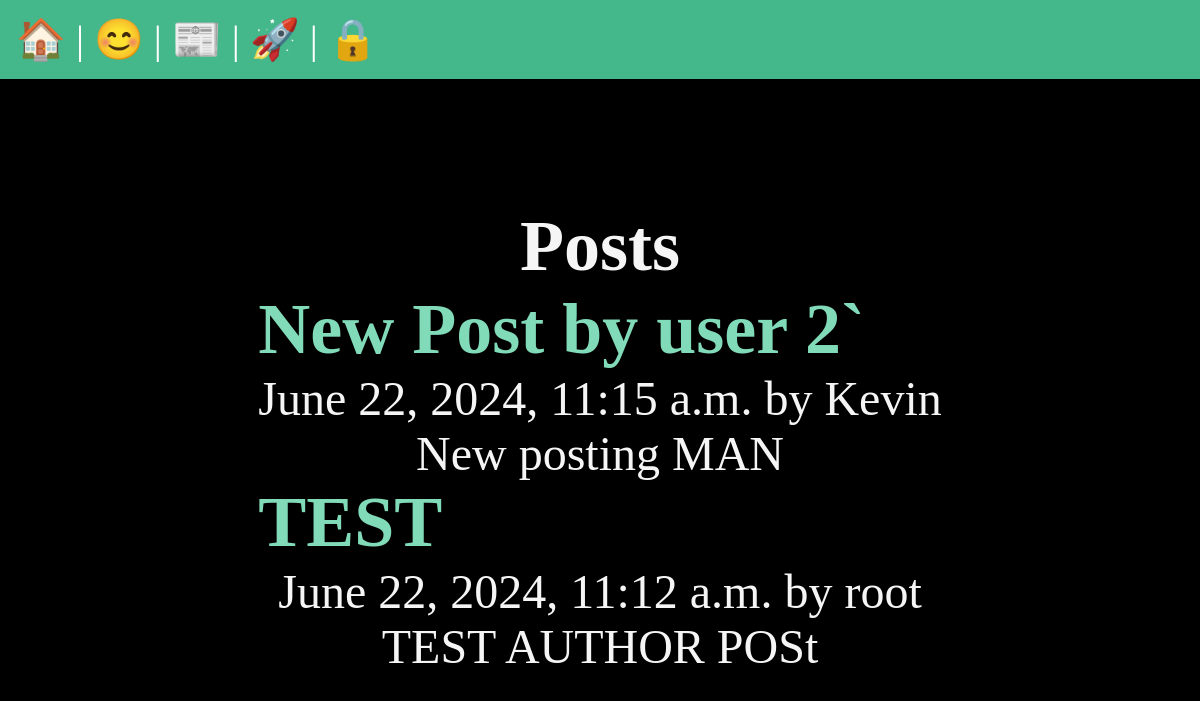
/posts/, run on the app's committed database.
### posts/models.py (models this page shows, shortened)
class Post(models.Model):
  title = models.CharField(max_length=75)
  body = models.TextField()
  slug = models.SlugField()
  date = models.DateTimeField(auto_now_add=True)
  banner = models.ImageField(default='fallback.png', blank=True)
  author = models.ForeignKey(User, on_delete=models.CASCADE, default=None)

### posts/views.py (the view)
# urls.py: path('', views.posts_list, name= 'list'),
def posts_list(request):
  posts = Post.objects.all().order_by('-date')
  return render(request, 'posts/posts_list.html', {'posts': posts})

### posts/templates/posts/posts_list.html (shortened to what this page needs)
{% extends 'layout.html' %}
{% block content %}
  <section>
    <h1>Posts</h1>
    {% for post in posts %}
      <article class="post">
        <h2>
          <a href="{% url 'posts:page' slug=post.slug %}">{{ post.title }}</a>
        </h2>
        <p> {{ post.date }} by {{ post.author }}</p>
        <p> {{post.body}} </p>
      </article>
    {% endfor %}
  </section>
{% endblock %}

### static/css/style.css (style rules this page uses)
* { margin: 0; padding: 0; box-sizing: border-box; }
body { min-height: 100vh; background-color: black; color: whitesmoke; font-size: 3rem; display: flex; flex-flow: column; }
h1, p { text-align: center; }
a { text-decoration: none; color: #81dbb8; }

### data on the page
Post: title "New Post by user 2`", date "June 22, 2024, 11:15 a.m.", author "Kevin", body "New posting MAN"
Post: title "TEST", date "June 22, 2024, 11:12 a.m.", author "root", body "TEST AUTHOR POSt"
